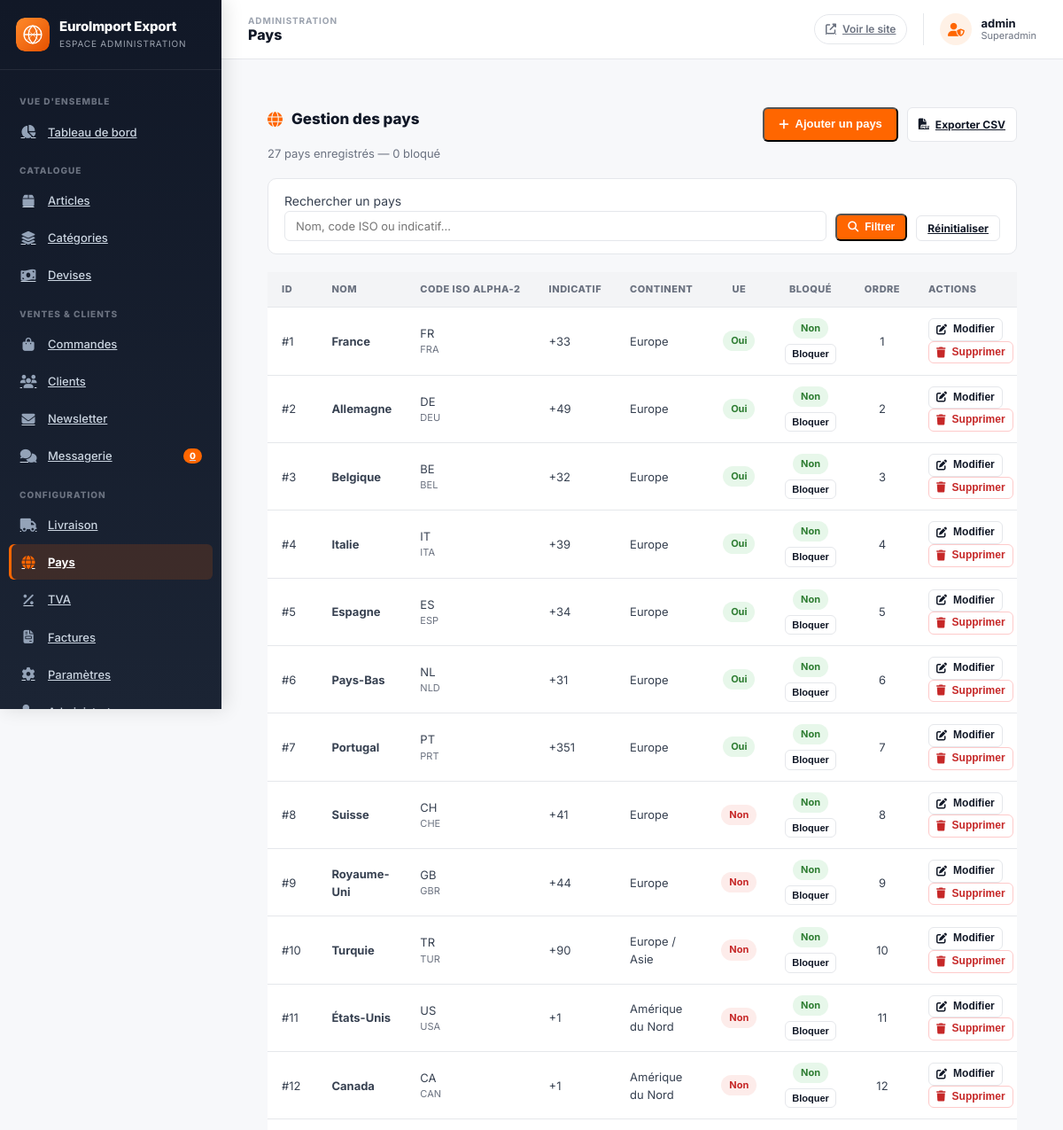
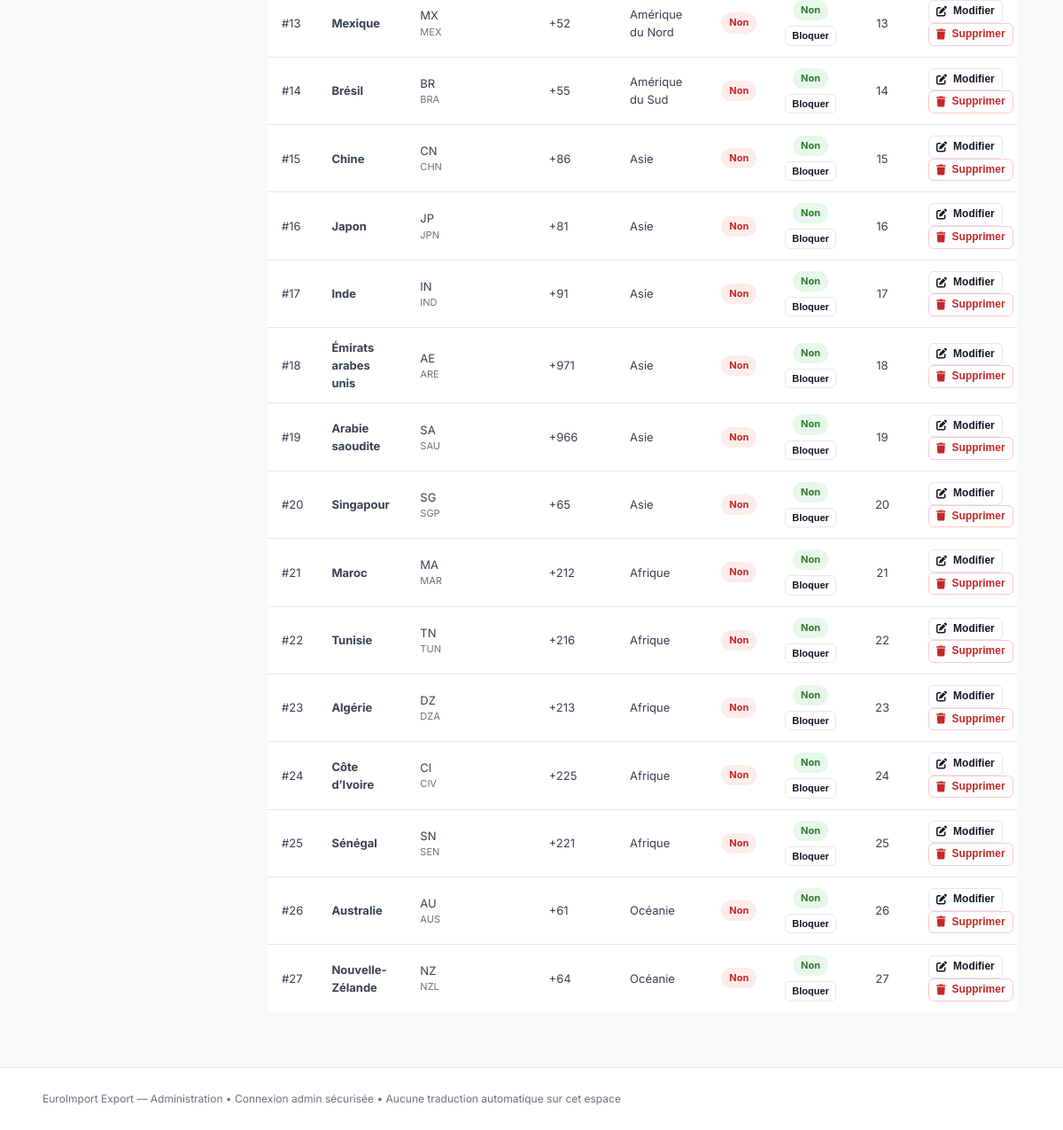
Page /admin/pays.php (signed in) on the committed database (2 pictures, top to bottom).
### tables this page shows
CREATE TABLE `countries` (
  `id` INT UNSIGNED NOT NULL AUTO_INCREMENT,
  `name` VARCHAR(150) NOT NULL,
  `iso_alpha2` CHAR(2) NOT NULL,
  `iso_alpha3` CHAR(3) DEFAULT NULL,
  `phone_code` VARCHAR(10) NOT NULL,
  `continent` VARCHAR(50) DEFAULT NULL,
  `is_eu` TINYINT(1) NOT NULL DEFAULT 0,
  `is_blocked` TINYINT(1) NOT NULL DEFAULT 0 COMMENT 'Pays non desservi / bloqué par l admin',
  `sort_order` INT UNSIGNED NOT NULL DEFAULT 0,
  `created_at` DATETIME NOT NULL DEFAULT CURRENT_TIMESTAMP,
  `updated_at` DATETIME NOT NULL DEFAULT CURRENT_TIMESTAMP ON UPDATE CURRENT_TIMESTAMP,
  PRIMARY KEY (`id`),
  UNIQUE KEY `uk_countries_iso2` (`iso_alpha2`),
  UNIQUE KEY `uk_countries_iso3` (`iso_alpha3`),
  KEY `idx_countries_eu` (`is_eu`),
  KEY `idx_countries_blocked` (`is_blocked`)
);

### includes/functions.php (called while the page is built, shortened)
<?php
if (!function_exists('e')) {
    function e($value = null): string
    {
        return htmlspecialchars((string)$value, ENT_QUOTES | ENT_HTML5, 'UTF-8');
    }
}
if (!function_exists('csrfToken')) {
    function csrfToken(): string
    {
        return $_SESSION['csrf_token'];
    }
}
if (!function_exists('url')) {
    function url(string $path = ''): string
    {
        $path = ltrim($path, '/');
        return APP_URL === '' ? '/' . $path : rtrim(APP_URL, '/') . '/' . $path;
    }
}
if (!function_exists('loadSettings')) {
    function loadSettings(PDO $database): array
    {
        $stmt = $database->query("SELECT `key`, `value` FROM settings");
        $out = [];
        while ($row = $stmt->fetch()) {
            $out[$row['key']] = $row['value'];
        }
        return $out;
    }
}

### admin/includes/auth.php (called while the page is built, shortened)
<?php
require_once __DIR__ . '/../../includes/functions.php';
function adminRequire(): void
{
    $db = db();
    $stmt = $db->prepare("SELECT id, username, role, is_active FROM admins WHERE id = ? AND is_active = 1 LIMIT 1");
    $stmt->execute([(int)$_SESSION['admin_id']]);
}
function adminGet(): ?array
{
    return [
        'id' => (int)$_SESSION['admin_id'],
        'username' => $_SESSION['admin_username'] ?? '',
        'role' => $_SESSION['admin_role'] ?? 'admin',
    ];
}

### admin/includes/page_bootstrap.php (called while the page is built, shortened)
<?php
require_once __DIR__ . '/auth.php';
adminRequire();

### admin/pays.php (the view, shortened to what this page needs)
<?php
require_once __DIR__ . '/includes/page_bootstrap.php';
$db = db();
$search = trim((string)($_GET['search'] ?? ''));
$where = [];
$params = [];
$whereSql = $where === [] ? '' : 'WHERE ' . implode(' AND ', $where);
$stmt = $db->prepare(
    "SELECT id, name, iso_alpha2, iso_alpha3, phone_code, continent, is_eu, is_blocked, sort_order
     FROM countries
     $whereSql
     ORDER BY sort_order ASC, name ASC"
);
$stmt->execute($params);
$countries = $stmt->fetchAll();
$totalCountries = (int)$db->query("SELECT COUNT(*) FROM countries")->fetchColumn();
$blockedCount = (int)$db->query("SELECT COUNT(*) FROM countries WHERE is_blocked = 1")->fetchColumn();
require_once __DIR__ . '/includes/header.php';
?>
<div class="admin-content" style="padding:26px 22px;">
    <div class="admin-page-head" style="display:flex; justify-content:space-between; align-items:flex-start; gap:16px; flex-wrap:wrap; margin-bottom:18px;">
        <div>
            <div class="section-title"><i class="fas fa-globe"></i> Gestion des pays</div>
            <p class="admin-page-subtitle" style="font-size:13px; color:var(--color-gray); margin:6px 0 0;">
                <?= (int)$totalCountries ?> pays enregistré<?= (int)$totalCountries > 1 ? 's' : '' ?> — <?= (int)$blockedCount ?> bloqué<?= (int)$blockedCount > 1 ? 's' : '' ?>
            </p>
        </div>
        <div class="admin-page-actions" style="display:flex; gap:10px; flex-wrap:wrap;">
            <button type="button" class="btn btn--primary" onclick="openPaysModal(0)">
                <i class="fas fa-plus"></i> Ajouter un pays
            </button>
            <a class="btn btn--outline btn--sm" href="../api/admin/pays.php?action=pays_export&amp;csrf_token=<?= e(csrfToken()) ?>">
                <i class="fas fa-file-csv"></i> Exporter CSV
            </a>
        </div>
    </div>
    <form method="GET" action="pays.php" style="display:flex; gap:10px; align-items:flex-end; margin-bottom:20px; background:#fff; padding:14px 18px; border:1px solid var(--color-border); border-radius:var(--radius); flex-wrap:wrap;">
        <div style="flex:1 1 260px; min-width:200px;">
            <label for="paysSearch" class="visually-hidden">Rechercher un pays</label>
            <input type="search" id="paysSearch" name="search" placeholder="Nom, code ISO ou indicatif…" value="<?= e($search) ?>" style="width:100%; padding:8px 12px; border:1px solid var(--color-border); border-radius:var(--radius-sm);">
        </div>
        <button type="submit" class="btn btn--primary btn--sm"><i class="fas fa-search"></i> Filtrer</button>
        <a href="pays.php" class="btn btn--outline btn--sm">Réinitialiser</a>
    </form>
    <div class="table-responsive">
        <table class="admin-table">
            <thead>
                <tr>
                    <th style="width:60px;">ID</th>
                    <th>Nom</th>
                    <th style="width:120px;">Code ISO Alpha-2</th>
                    <th style="width:120px;">Indicatif</th>
                    <th style="width:150px;">Continent</th>
                    <th style="width:80px; text-align:center;">UE</th>
                    <th style="width:110px; text-align:center;">Bloqué</th>
                    <th style="width:70px; text-align:center;">Ordre</th>
                    <th style="width:210px;">Actions</th>
                </tr>
            </thead>
            <tbody>
                <?php foreach ($countries as $c): ?>
                    <?php
                        $isEu = (int)$c['is_eu'] === 1;
                        $isBlocked = (int)$c['is_blocked'] === 1;
                    ?>
                    <tr>
                        <td>#<?= (int)$c['id'] ?></td>
                        <td><strong><?= e($c['name']) ?></strong></td>
                        <td>
                            <span class="notranslate" translate="no"><?= e($c['iso_alpha2']) ?></span>
                            <?php if (!empty($c['iso_alpha3'])): ?>
                                <div class="cell-sub notranslate" translate="no"><?= e($c['iso_alpha3']) ?></div>
                            <?php endif; ?>
                        </td>
                        <td class="notranslate" translate="no"><?= e($c['phone_code']) ?></td>
                        <td>
                            <?php if (!empty($c['continent'])): ?>
                                <?= e($c['continent']) ?>
                            <?php else: ?>
                                <span style="color:var(--color-gray-light);">—</span>
                            <?php endif; ?>
                        </td>
                        <td style="text-align:center;">
                            <span class="badge <?= $isEu ? 'badge--active' : 'badge--inactive' ?>"><?= $isEu ? 'Oui' : 'Non' ?></span>
                        </td>
                        <td style="text-align:center;">
                            <span class="badge <?= $isBlocked ? 'badge--inactive' : 'badge--active' ?>"><?= $isBlocked ? 'Oui' : 'Non' ?></span>
                            <button type="button" class="btn btn--outline btn--sm" style="display:block; margin:6px auto 0; padding:3px 7px; font-size:11px;" onclick="togglePaysBlock(<?= (int)$c['id'] ?>, <?= $isBlocked ? 1 : 0 ?>)">
                                <?= $isBlocked ? 'Débloquer' : 'Bloquer' ?>
                            </button>
                        </td>
                        <td style="text-align:center;"><?= (int)$c['sort_order'] ?></td>
                        <td>
                            <button type="button" class="btn btn--outline btn--sm" style="padding:4px 8px; margin-right:4px;" onclick="openPaysModal(<?= (int)$c['id'] ?>)">
                                <i class="fas fa-edit"></i> Modifier
                            </button>
                            <button type="button" class="btn btn--outline btn--sm" style="padding:4px 8px; color:var(--color-error); border-color:#fecaca;" onclick="deletePays(<?= (int)$c['id'] ?>, <?= json_encode((string)$c['name'], JSON_UNESCAPED_UNICODE | JSON_HEX_APOS | JSON_HEX_QUOT) ?>)">
                                <i class="fas fa-trash"></i> Supprimer
                            </button>
                        </td>
                    </tr>
                <?php endforeach; ?>
            </tbody>
        </table>
    </div>
</div>
<?php
require_once __DIR__ . '/includes/footer.php';
?>

### admin/includes/header.php (shortened to what this page needs)
<?php
require_once __DIR__ . '/auth.php';
$db = db();
$settings = loadSettings($db);
$admin = adminGet();
$siteName = !empty($settings['site_name']) ? $settings['site_name'] : 'EuroImport Export';
$adminPageKey = basename($_SERVER['PHP_SELF'], '.php');
$adminPageLabels = [
    'dashboard' => 'Tableau de bord', 'articles' => 'Articles', 'article-edit' => 'Édition article',
    'categories' => 'Catégories', 'currencies' => 'Devises', 'commandes' => 'Commandes',
    'commande-detail' => 'Détail commande', 'clients' => 'Clients', 'client-detail' => 'Détail client',
    'newsletter' => 'Newsletter', 'messagerie' => 'Messagerie', 'livraison' => 'Livraison',
    'pays' => 'Pays', 'tva' => 'TVA', 'factures' => 'Factures', 'settings' => 'Paramètres',
    'admins' => 'Administrateurs', 'profil' => 'Mon profil',
];
$adminPageLabel = $adminPageLabels[$adminPageKey] ?? ucfirst(str_replace('-', ' ', $adminPageKey));
?>
<!DOCTYPE html>
<html lang="fr" dir="ltr">
<head>
<link rel="stylesheet" href="https://cdnjs.cloudflare.com/ajax/libs/font-awesome/6.5.0/css/all.min.css">
<link rel="stylesheet" href="<?= ASSETS_URL ?>/css/admin.css?v=1.3.1">
</head>
<body class="admin">
<div class="admin-wrapper">
<aside class="admin-sidebar">
    <div class="admin-brand">
        <img src="<?= ASSETS_URL ?>/images/logo.svg" alt="" class="admin-brand__icon">
        <div>
            <div class="admin-brand__logo"><?= e($siteName) ?></div>
            <div class="admin-brand__sous">Espace administration</div>
        </div>
    </div>
    <nav class="admin-nav">
        <p class="admin-nav__label">Vue d'ensemble</p>
        <a href="dashboard.php" class="admin-nav__link<?= basename($_SERVER['PHP_SELF']) === 'dashboard.php' ? ' active' : '' ?>">
            <i class="fas fa-chart-pie"></i> Tableau de bord
        </a>
        <p class="admin-nav__label">Catalogue</p>
        <a href="articles.php" class="admin-nav__link<?= basename($_SERVER['PHP_SELF']) === 'articles.php' ? ' active' : '' ?>">
            <i class="fas fa-box"></i> Articles
        </a>
        <a href="categories.php" class="admin-nav__link<?= basename($_SERVER['PHP_SELF']) === 'categories.php' ? ' active' : '' ?>">
            <i class="fas fa-layer-group"></i> Catégories
        </a>
        <a href="currencies.php" class="admin-nav__link<?= basename($_SERVER['PHP_SELF']) === 'currencies.php' ? ' active' : '' ?>">
            <i class="fas fa-money-bill-wave"></i> Devises
        </a>
        <p class="admin-nav__label">Ventes & clients</p>
        <a href="commandes.php" class="admin-nav__link<?= in_array(basename($_SERVER['PHP_SELF']), ['commandes.php','commande-detail.php']) ? ' active' : '' ?>">
            <i class="fas fa-shopping-bag"></i> Commandes
        </a>
        <a href="clients.php" class="admin-nav__link<?= basename($_SERVER['PHP_SELF']) === 'clients.php' ? ' active' : '' ?>">
            <i class="fas fa-users"></i> Clients
        </a>
        <a href="newsletter.php" class="admin-nav__link<?= basename($_SERVER['PHP_SELF']) === 'newsletter.php' ? ' active' : '' ?>">
            <i class="fas fa-envelope"></i> Newsletter
        </a>
        <a href="messagerie.php" class="admin-nav__link<?= basename($_SERVER['PHP_SELF']) === 'messagerie.php' ? ' active' : '' ?>">
            <i class="fas fa-comments"></i> Messagerie
            <span class="admin-nav__badge" id="admin-nav-badge"><?= (int)($_SESSION['admin_unread_count'] ?? 0) ?></span>
        </a>
        <p class="admin-nav__label">Configuration</p>
        <a href="livraison.php" class="admin-nav__link<?= basename($_SERVER['PHP_SELF']) === 'livraison.php' ? ' active' : '' ?>">
            <i class="fas fa-truck"></i> Livraison
        </a>
        <a href="pays.php" class="admin-nav__link<?= basename($_SERVER['PHP_SELF']) === 'pays.php' ? ' active' : '' ?>">
            <i class="fas fa-globe"></i> Pays
        </a>
        <a href="tva.php" class="admin-nav__link<?= basename($_SERVER['PHP_SELF']) === 'tva.php' ? ' active' : '' ?>">
            <i class="fas fa-percentage"></i> TVA
        </a>
        <a href="factures.php" class="admin-nav__link<?= basename($_SERVER['PHP_SELF']) === 'factures.php' ? ' active' : '' ?>">
            <i class="fas fa-file-invoice"></i> Factures
        </a>
        <a href="settings.php" class="admin-nav__link<?= basename($_SERVER['PHP_SELF']) === 'settings.php' ? ' active' : '' ?>">
            <i class="fas fa-cog"></i> Paramètres
        </a>
        <?php if ($admin['role'] === 'superadmin'): ?>
            <a href="admins.php" class="admin-nav__link<?= basename($_SERVER['PHP_SELF']) === 'admins.php' ? ' active' : '' ?>">
                <i class="fas fa-user-shield"></i> Administrateurs
            </a>
        <?php endif; ?>
    </nav>
</aside>
<main class="admin-main">
    <header class="admin-bar">
        <div class="admin-bar__location">
            <span class="admin-bar__eyebrow">Administration</span>
            <span class="admin-bar__page"><?= e($adminPageLabel) ?></span>
        </div>
        <div class="admin-bar__actions">
            <a href="<?= e(url('')) ?>" class="admin-bar__site" target="_blank" rel="noopener"><i class="fas fa-external-link-alt"></i> Voir le site</a>
            <div class="admin-bar__user">
                <span class="admin-bar__avatar"><i class="fas fa-user-shield"></i></span>
                <span class="admin-bar__user-text">
                    <span class="admin-bar__user-name"><?= e($admin['username']) ?></span>
                    <span class="admin-bar__user-role"><?= e($admin['role']) ?></span>
                </span>
            </div>
        </div>
    </header>
    <div class="admin-content">

### rows in the picture
countries: id "1", name "France", iso_alpha2 "FR", iso_alpha3 "FRA", phone_code "+33", continent "Europe", is_eu "Oui", is_blocked "Non", sort_order "1"
countries: id "2", name "Allemagne", iso_alpha2 "DE", iso_alpha3 "DEU", phone_code "+49", continent "Europe", is_eu "Oui", is_blocked "Non", sort_order "2"
countries: id "3", name "Belgique", iso_alpha2 "BE", iso_alpha3 "BEL", phone_code "+32", continent "Europe", is_eu "Oui", is_blocked "Non", sort_order "3"
countries: id "4", name "Italie", iso_alpha2 "IT", iso_alpha3 "ITA", phone_code "+39", continent "Europe", is_eu "Oui", is_blocked "Non", sort_order "4"
countries: id "5", name "Espagne", iso_alpha2 "ES", iso_alpha3 "ESP", phone_code "+34", continent "Europe", is_eu "Oui", is_blocked "Non", sort_order "5"
countries: id "6", name "Pays-Bas", iso_alpha2 "NL", iso_alpha3 "NLD", phone_code "+31", continent "Europe", is_eu "Oui", is_blocked "Non", sort_order "6"
countries: id "7", name "Portugal", iso_alpha2 "PT", iso_alpha3 "PRT", phone_code "+351", continent "Europe", is_eu "Oui", is_blocked "Non", sort_order "7"
countries: id "8", name "Suisse", iso_alpha2 "CH", iso_alpha3 "CHE", phone_code "+41", continent "Europe", is_eu "Non", is_blocked "Non", sort_order "8"
countries: id "9", name "Royaume-Uni", iso_alpha2 "GB", iso_alpha3 "GBR", phone_code "+44", continent "Europe", is_eu "Non", is_blocked "Non", sort_order "9"
countries: id "10", name "Turquie", iso_alpha2 "TR", iso_alpha3 "TUR", phone_code "+90", continent "Europe / Asie", is_eu "Non", is_blocked "Non", sort_order "10"
countries: id "11", name "États-Unis", iso_alpha2 "US", iso_alpha3 "USA", phone_code "+1", continent "Amérique du Nord", is_eu "Non", is_blocked "Non", sort_order "11"
countries: id "12", name "Canada", iso_alpha2 "CA", iso_alpha3 "CAN", phone_code "+1", continent "Amérique du Nord", is_eu "Non", is_blocked "Non", sort_order "12"
countries: id "13", name "Mexique", iso_alpha2 "MX", iso_alpha3 "MEX", phone_code "+52", continent "Amérique du Nord", is_eu "Non", is_blocked "Non", sort_order "13"
countries: id "14", name "Brésil", iso_alpha2 "BR", iso_alpha3 "BRA", phone_code "+55", continent "Amérique du Sud", is_eu "Non", is_blocked "Non", sort_order "14"
countries: id "15", name "Chine", iso_alpha2 "CN", iso_alpha3 "CHN", phone_code "+86", continent "Asie", is_eu "Non", is_blocked "Non", sort_order "15"
countries: id "16", name "Japon", iso_alpha2 "JP", iso_alpha3 "JPN", phone_code "+81", continent "Asie", is_eu "Non", is_blocked "Non", sort_order "16"
countries: id "17", name "Inde", iso_alpha2 "IN", iso_alpha3 "IND", phone_code "+91", continent "Asie", is_eu "Non", is_blocked "Non", sort_order "17"
countries: id "18", name "Émirats arabes unis", iso_alpha2 "AE", iso_alpha3 "ARE", phone_code "+971", continent "Asie", is_eu "Non", is_blocked "Non", sort_order "18"
countries: id "19", name "Arabie saoudite", iso_alpha2 "SA", iso_alpha3 "SAU", phone_code "+966", continent "Asie", is_eu "Non", is_blocked "Non", sort_order "19"
countries: id "20", name "Singapour", iso_alpha2 "SG", iso_alpha3 "SGP", phone_code "+65", continent "Asie", is_eu "Non", is_blocked "Non", sort_order "20"
countries: id "21", name "Maroc", iso_alpha2 "MA", iso_alpha3 "MAR", phone_code "+212", continent "Afrique", is_eu "Non", is_blocked "Non", sort_order "21"
countries: id "22", name "Tunisie", iso_alpha2 "TN", iso_alpha3 "TUN", phone_code "+216", continent "Afrique", is_eu "Non", is_blocked "Non", sort_order "22"
countries: id "23", name "Algérie", iso_alpha2 "DZ", iso_alpha3 "DZA", phone_code "+213", continent "Afrique", is_eu "Non", is_blocked "Non", sort_order "23"
countries: id "24", name "Côte d’Ivoire", iso_alpha2 "CI", iso_alpha3 "CIV", phone_code "+225", continent "Afrique", is_eu "Non", is_blocked "Non", sort_order "24"
countries: id "25", name "Sénégal", iso_alpha2 "SN", iso_alpha3 "SEN", phone_code "+221", continent "Afrique", is_eu "Non", is_blocked "Non", sort_order "25"
countries: id "26", name "Australie", iso_alpha2 "AU", iso_alpha3 "AUS", phone_code "+61", continent "Océanie", is_eu "Non", is_blocked "Non", sort_order "26"
countries: id "27", name "Nouvelle-Zélande", iso_alpha2 "NZ", iso_alpha3 "NZL", phone_code "+64", continent "Océanie", is_eu "Non", is_blocked "Non", sort_order "27"

### other values in the picture
$siteName "EuroImport Export"
$_SESSION['admin_unread_count'] "0"
$adminPageLabel "Pays"
$admin['username'] "admin"
$admin['role'] "Superadmin"
$totalCountries "27"
$blockedCount "0"
